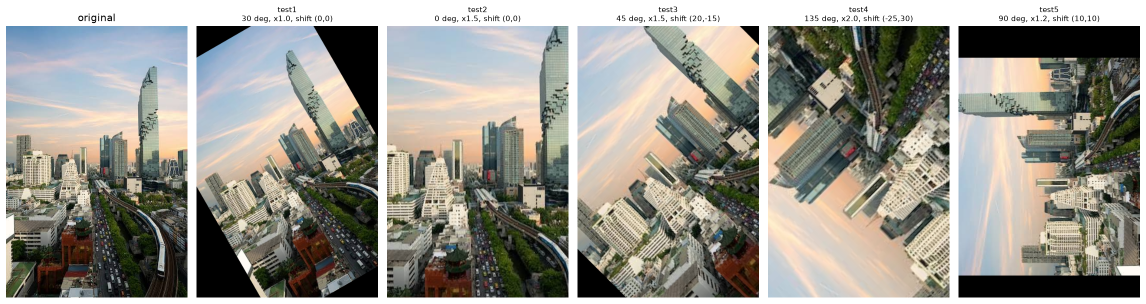
#> input picture results/step1_test_images.png, 2292 x 607 px, given in place of original.jpg, which was not available (shown at 1/2 size)
$ python step3_find_rotation_scale.py
#> lines starting #> are read from the running program, lines starting #| are printed output that depends on the picture
"""
Step 3 - Let the computer FIND the slide by itself, then turn it into
rotation angle and zoom.

How (from the lecture / paper):
  1. Make the log-polar picture of the original and of the test picture (Step 2).
  2. Cross-correlation: try every possible slide (up/down and left/right),
     give each slide a "match score", keep the slide with the best score.
       - we use the fast version called PHASE CORRELATION. It uses the
         Fourier transform to score ALL slides at once instead of one by one,
         and gives a sharp peak at the best slide.
  3. Turn the slide into real answers:
       rows slid    (dy) -> rotation angle = -dy / 360_rows * 360 degrees
       columns slid (dx) -> zoom           = e^(dx * log(max_radius) / 256_columns)
  4. Compare with the true answers in results/test_cases.json.

Note: this only works when the picture is NOT shifted (same center).
test1 and test2 should be correct; test3/4/5 are shifted, so their answers
will be wrong here. Step 4 fixes that.

Output:
  results/step3_results.json      found vs. true values
  results/step3_peaks.png         the "score map" for each test (bright dot = best slide)
"""

import json
import os

import cv2
import matplotlib.pyplot as plt
import numpy as np

# ---------------------------------------------------------------
# Settings (same as Step 2)
# ---------------------------------------------------------------
TRUTH_PATH = "results/test_cases.json"
OUT_DIR = "results"
LP_ROWS = 360   # angle steps    (1 row = 1 degree)
LP_COLS = 256   # log-distance steps


def load_gray(path):
    img = cv2.imread(path, cv2.IMREAD_GRAYSCALE)
    if img is None:
        raise FileNotFoundError(f"Could not open {path}")
    return img.astype(np.float32)


def log_polar(img, max_radius):
    """Same as Step 2: rows = angle, columns = log(distance)."""
    h, w = img.shape
    center = (w / 2, h / 2)
    return cv2.warpPolar(img, (LP_COLS, LP_ROWS), center, max_radius,
                         cv2.INTER_LINEAR + cv2.WARP_FILL_OUTLIERS + cv2.WARP_POLAR_LOG)


def phase_correlation(a, b):
    """Find how far picture b is slid compared to picture a.
    Returns (dx, dy, peak, score_map).
      dx = columns slid right, dy = rows slid down
      peak = how strong the best match is (bigger = more sure)
    """
    # soften the left and right edges so the cut edges do not confuse the score
    window = np.hanning(a.shape[1])[None, :].astype(np.float32)
    A = np.fft.fft2((a - a.mean()) * window)
    B = np.fft.fft2((b - b.mean()) * window)
    cross = np.conj(A) * B
    cross /= np.abs(cross) + 1e-9          # keep only the "where", not the "how bright"
    score = np.real(np.fft.ifft2(cross))   # score for every possible slide
    score = np.fft.fftshift(score)         # put "no slide" in the middle of the map

    peak_y, peak_x = np.unravel_index(np.argmax(score), score.shape)
    peak = float(score[peak_y, peak_x])

    # sub-pixel: fit a small parabola through the peak and its neighbours
    def refine(m, p, n):
        d = m - 2 * p + n
        return 0.0 if d == 0 else 0.5 * (m - n) / d
    h, w = score.shape
    fy = refine(score[(peak_y - 1) % h, peak_x], score[peak_y, peak_x], score[(peak_y + 1) % h, peak_x])
    fx = refine(score[peak_y, (peak_x - 1) % w], score[peak_y, peak_x], score[peak_y, (peak_x + 1) % w])

    dy = peak_y + fy - h // 2
    dx = peak_x + fx - w // 2
    return dx, dy, peak, score


def slide_to_rotation_scale(dx, dy, max_radius):
    """Turn the slide into real answers (opposite of expected_slide in Step 2)."""
    angle = -dy / LP_ROWS * 360.0
    angle = (angle + 180) % 360 - 180            # keep it between -180 and 180
    scale = float(np.exp(dx * np.log(max_radius) / LP_COLS))
    return angle, scale


def angle_error(found, true):
    """Smallest difference between two angles (359 deg and 1 deg are only 2 apart)."""
    return abs((found - true + 180) % 360 - 180)


def main():
    with open(TRUTH_PATH) as f:
#> (reads results/test_cases.json from the repository)
        truth = json.load(f)

    original = load_gray(truth["original"])
#> in load_gray, `img = cv2.imread(path, cv2.IMREAD_GRAYSCALE)`:
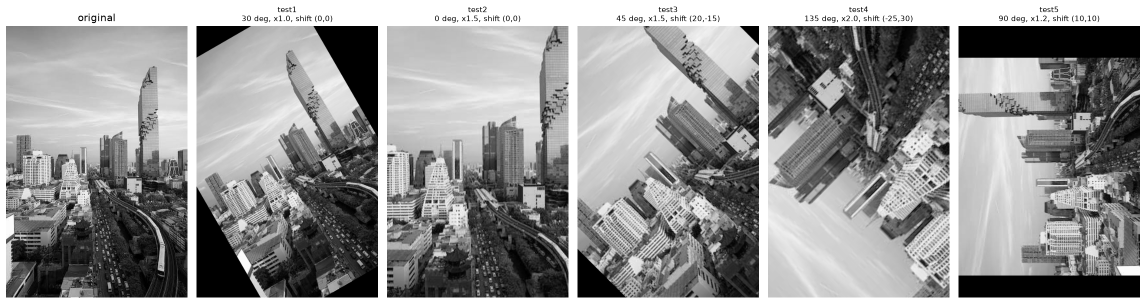
#> img: shape (607, 2292) (shown at 1/2 size); min 0, max 255, mean 148.3
    h, w = original.shape
#> h = 607; w = 2292
    max_radius = np.hypot(w / 2, h / 2)
#> max_radius = 1185.5
    lp_original = log_polar(original, max_radius)
#> in log_polar, `return cv2.warpPolar(img, (LP_COLS, LP_ROWS), center, max_radius, cv2...`:
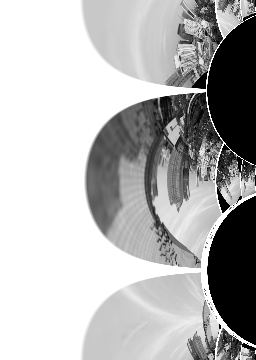
#> returned value: shape (360, 256) float32; min 0, max 255, mean 181.1

    print(f"{'test':6} {'slide rows':>10} {'slide cols':>10} {'peak':>6} | "
          f"{'angle found':>11} {'true':>6} {'error':>6} | "
          f"{'zoom found':>10} {'true':>5} {'error':>7} | verdict")
    print("-" * 120)

    results = []
    maps = []
    for t in truth["tests"]:
        lp_test = log_polar(load_gray(t["file"]), max_radius)
#> call 2 of load_gray, with path = 'images/generated/test1.png'
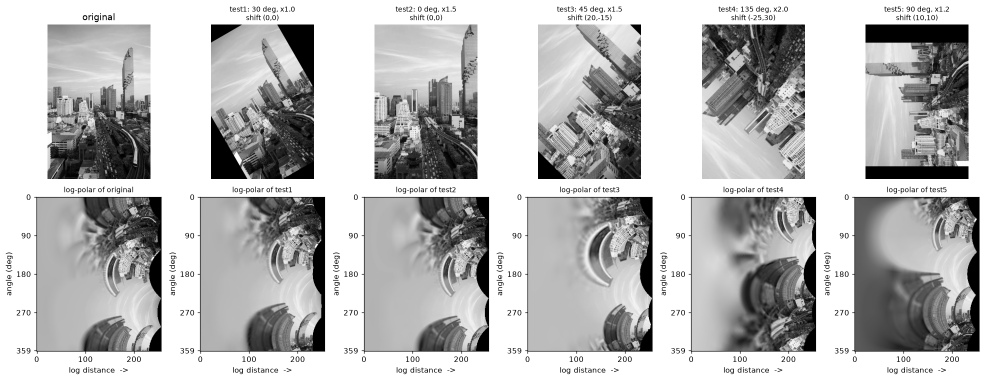
#> input picture results/step2_log_polar.png, 1969 x 760 px, given in place of test1.png, which was not available (shown at 1/2 size)
#> in load_gray, img is the input picture: shape (760, 1969); min 0, max 255, mean 185.7
#> call 2 of log_polar, with max_radius = 1185.5
#> in log_polar (call 2), `h, w = img.shape`: h = 760; w = 1969
#> in log_polar (call 2), `center = (w / 2, h / 2)`: center = (984.5, 380)
#> in log_polar (call 2), `return cv2.warpPolar(img, (LP_COLS, LP_ROWS), center, max_radius, cv2...`:
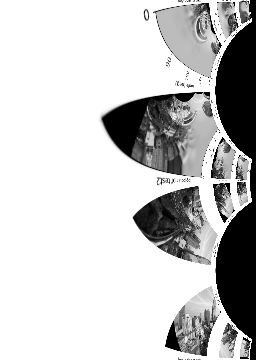
#> returned value: shape (360, 256) float32; min 0, max 255, mean 199.7
        dx, dy, peak, score = phase_correlation(lp_original, lp_test)
#> in phase_correlation, `score = np.real(np.fft.ifft2(cross))`:
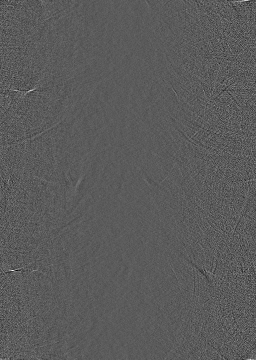
#> score: shape (360, 256) float64; min -0.0333, max 0.0596, mean 1.09e-05; drawn with min black and max white
#> in phase_correlation, `score = np.fft.fftshift(score)         # put "no slide" in the middle ..`:
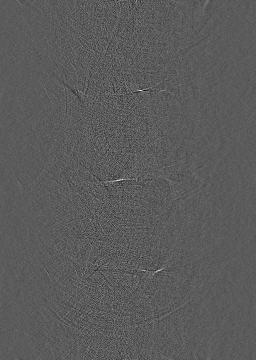
#> score: shape (360, 256) float64; min -0.0333, max 0.0596, mean 1.09e-05; drawn with min black and max white
#> in phase_correlation, `peak_y, peak_x = np.unravel_index(np.argmax(score), score.shape)`: peak_y = 90; peak_x = 140
#> in phase_correlation, `peak = float(score[peak_y, peak_x])`: peak = 0.0596
#> in refine, `d = m - 2 * p + n`: d = -0.143
#> in phase_correlation, `fy = refine(score[(peak_y - 1) % h, peak_x], score[peak_y, peak_x], sc..`: fy = -0.0128
#> in phase_correlation, `fx = refine(score[peak_y, (peak_x - 1) % w], score[peak_y, peak_x], sc..`: fx = 0.0886
#> in phase_correlation, `dy = peak_y + fy - h // 2`: dy = -90.01
#> in phase_correlation, `dx = peak_x + fx - w // 2`: dx = 12.09
#> dx = 12.09; dy = -90.01; peak = 0.0596
        angle, scale = slide_to_rotation_scale(dx, dy, max_radius)
#> in slide_to_rotation_scale, `angle = -dy / LP_ROWS * 360.0`: angle = 90.01
#> in slide_to_rotation_scale, `scale = float(np.exp(dx * np.log(max_radius) / LP_COLS))`: scale = 1.4
#> angle = 90.01; scale = 1.4

        true_angle = (t["angle"] + 180) % 360 - 180
        a_err = angle_error(angle, true_angle)
#> a_err = 60.01
        s_err = abs(scale - t["scale"]) / t["scale"] * 100      # in percent
#> s_err = 39.69
        ok = a_err < 1.0 and s_err < 2.0
#> ok = False
        shifted = t["shift_x"] != 0 or t["shift_y"] != 0
        if ok:
            verdict = "CORRECT"
        elif shifted:
            verdict = "not exact, weak peak - picture is shifted (Step 4)"
        else:
            verdict = "WRONG"

        print(f"{t['name']:6} {dy:10.2f} {dx:10.2f} {peak:6.3f} | "
              f"{angle:10.2f}° {true_angle:5.0f}° {a_err:5.2f}° | "
              f"{scale:9.3f}x {t['scale']:4.2f}x {s_err:6.2f}% | {verdict}")
#| test1      -90.01      12.09  0.060 |      90.01°    30° 60.01° |     1.397x 1.00x  39.69% | WRONG

        results.append({"name": t["name"], "slide_rows": round(dy, 3), "slide_cols": round(dx, 3),
                        "peak": round(peak, 4),
                        "angle_found": round(angle, 3), "angle_true": true_angle,
                        "angle_error_deg": round(a_err, 3),
                        "scale_found": round(scale, 4), "scale_true": t["scale"],
                        "scale_error_percent": round(s_err, 3),
                        "shifted": shifted, "correct": bool(ok)})
        maps.append((t, score, dx, dy, peak))

    out_json = os.path.join(OUT_DIR, "step3_results.json")
    with open(out_json, "w") as f:
        json.dump(results, f, indent=2)
    print(f"\nSaved {out_json}")

    # ---- Figure: the score map for each test ----
    n = len(maps)
    fig, axes = plt.subplots(1, n, figsize=(3.3 * n, 4.2))
    for ax, (t, score, dx, dy, peak) in zip(axes, maps):
        ax.imshow(score, cmap="inferno", aspect="auto",
                  extent=[-LP_COLS // 2, LP_COLS // 2, LP_ROWS // 2, -LP_ROWS // 2])
        ax.plot(dx, dy, "o", mfc="none", mec="cyan", ms=14, mew=1.5)
        ax.set_title(f"{t['name']}  peak {peak:.3f}\nslide rows {dy:.1f}, cols {dx:.1f}", fontsize=9)
        ax.set_xlabel("columns slid (zoom)")
        ax.set_ylabel("rows slid (rotation)")
    fig.suptitle("Score for every possible slide - one bright dot = one clear answer", fontsize=11)
    plt.tight_layout()
    out_png = os.path.join(OUT_DIR, "step3_peaks.png")
    plt.savefig(out_png, dpi=110, bbox_inches="tight")
    plt.close()
    print(f"Saved {out_png}")


if __name__ == "__main__":
#> (the run stopped early here; a loop or call above may not have finished)
